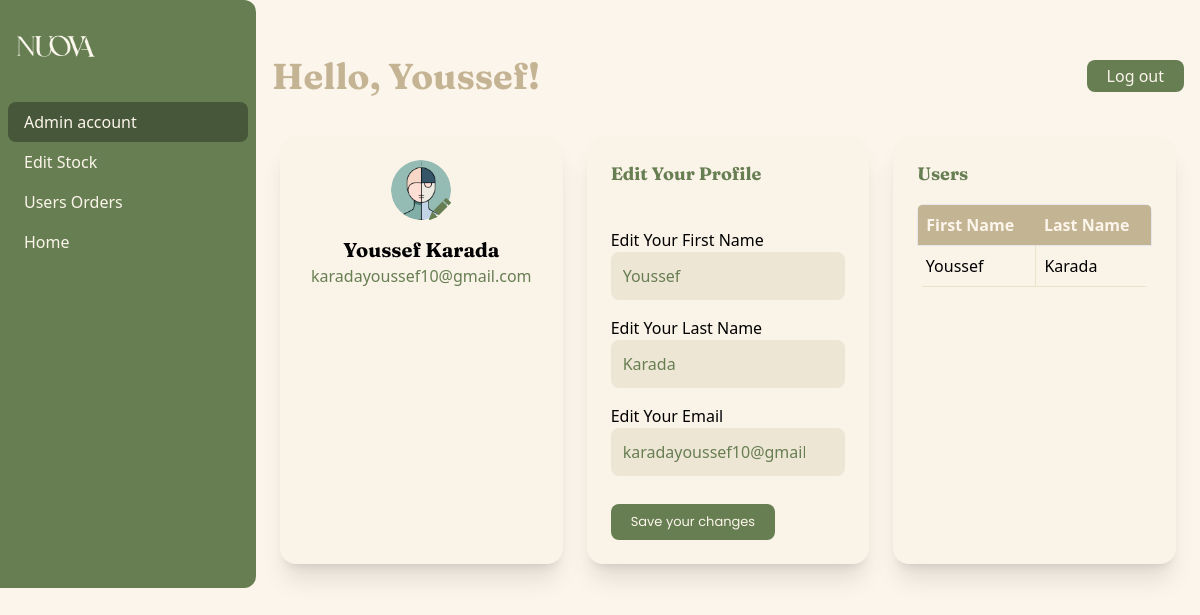
/accountadmin (signed in), run on an earlier commit of the app's database.
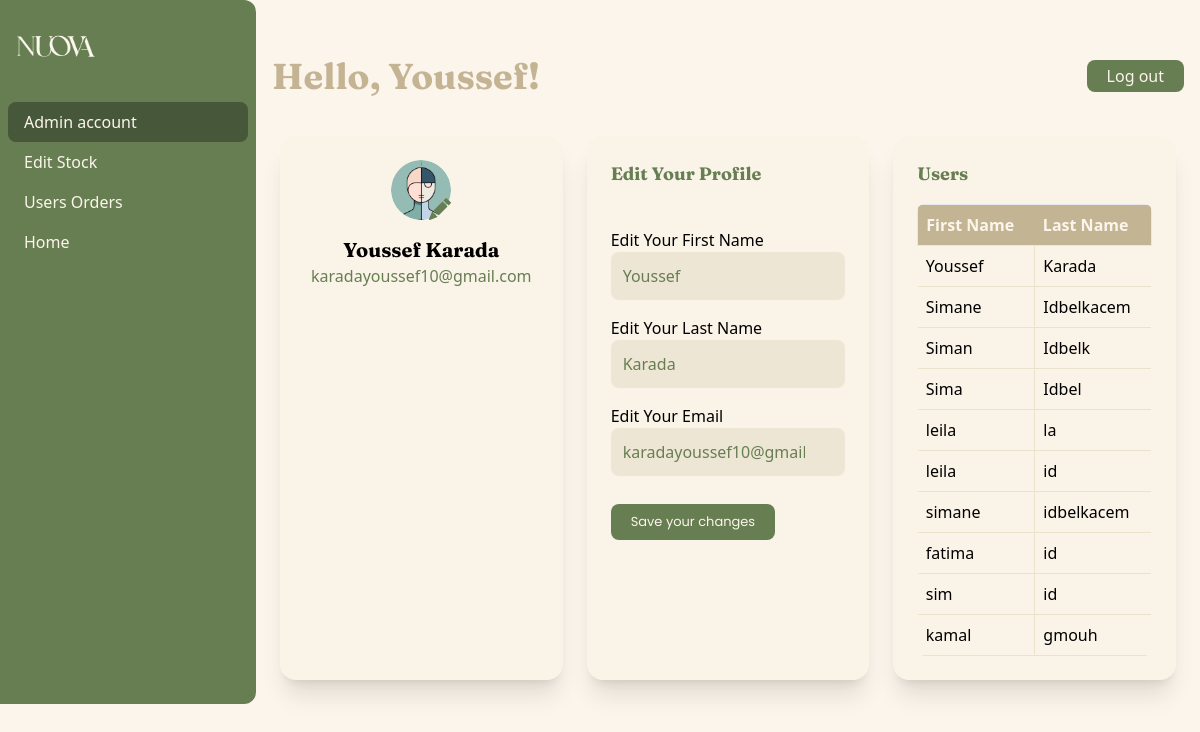
And on a later commit of the database.
### tables this page shows
CREATE TABLE "user" (
	"id"	INTEGER,
	"firstname"	TEXT NOT NULL,
	"lastname"	TEXT NOT NULL,
	"email"	TEXT NOT NULL UNIQUE,
	"password"	TEXT NOT NULL,
	"role"	TEXT NOT NULL DEFAULT 'client',
	PRIMARY KEY("id" AUTOINCREMENT)
);

### app.py (the view)
@app.route('/accountadmin')
@login_required
def accountadmin():
    with sqlite3.connect("db.db") as con:
        cur = con.cursor()
        cur.execute("SELECT firstname, lastname FROM user WHERE role != 'admin'")
        users = cur.fetchall()
    return render_template("accountadmin.html", user=current_user, users=users)

### app.py (called while the page is built)
@login_manager.user_loader
def load_user(user_id):
    with sqlite3.connect("db.db") as con:
        cur = con.cursor()
        cur.execute("SELECT * FROM user WHERE id=?", (user_id,))
        user_data = cur.fetchone()
        if user_data:
            return User(*user_data)
        return None

### templates/accountadmin.html (shortened to what this page needs)
<!DOCTYPE html>
<html lang="en">
<head>
    <script src="https://cdn.tailwindcss.com"></script>
</head>
<body class="bg-light">
    <main class="bg-light min-h-screen">
        <div class="flex">
            <aside class="w-64 bg-darkgreen rounded-r-xl text-light hidden md:block">
                <a href="{{ url_for('home') }}"><img src="{{ url_for('static', filename='images/NUOVAlogo2(white).png') }}" alt="logo" class="w-[79px] h-[30px] ml-4 mt-8"></a>
                <nav class="mt-6 font-medium text-[16px]">
                    <a href="#" class="block py-2 px-4 hover:bg-opacity-75 mx-2 bg-[#3C4A30] bg-opacity-75 rounded-lg mt-10">Admin account</a>
                    <a href="{{ url_for('productTable') }}" class=" mx-2 hover:bg-[#3C4A30] rounded-lg hover:rounded-lg hover:opacity-80  duration-300 block py-2 px-4 hover:bg-opacity-75  font-poppins">Edit Stock</a>
                    <a href="{{ url_for('orders') }}" class=" mx-2 hover:bg-[#3C4A30] rounded-lg hover:rounded-lg hover:opacity-80  duration-300 block py-2 px-4 hover:bg-opacity-75  ">Users Orders</a>
                    <a href="{{ url_for('home') }}" class="mx-2 hover:bg-[#3C4A30] rounded-lg hover:rounded-lg hover:opacity-80  duration-300 block py-2 px-4 hover:bg-opacity-75 ">Home</a>
                </nav>
            </aside>
            <div class="flex-1">
                <header class="bg-light p-4 flex justify-between items-center mt-10">
                    <h2 class="text-4xl font-fraun text-beige font-bold">Hello, {{ user.firstname }}!</h2>
                    <button id="logoutButton" class="bg-darkgreen text-light py-1 px-5 rounded-lg hover:rounded-lg hover:opacity-80  duration-300">Log out</button>
                </header>
                <div class="p-6">
                    <div class="grid grid-cols-1 md:grid-cols-2 lg:grid-cols-3 gap-6">
                        <div class="bg-lightbeige bg-opacity-10 rounded-2xl shadow-xl p-6">
                            <div class="flex flex-col items-center">
                                <div class="relative">
                                    <img id="admin-image" src="{{ url_for('static', filename='images/admin.png') }}" alt="" class="w-[60px] h-[60px] cursor-pointer rounded-full object-cover">
                                    <button id="edit-image-btn" class="absolute bottom-0 right-0  hover:bg-opacity-80 transition-opacity duration-300">
                                    </button>
                                </div>
                                <h2 class="text-xl font-fraun font-bold mt-4">{{ user.firstname }} {{ user.lastname }}</h2>
                                <p class="text-darkgreen">{{ user.email }}</p>
                            </div>
                        </div>
                        <div class="bg-lightbeige bg-opacity-10 rounded-2xl shadow-xl p-6">
                            <h3 class="text-lg font-fraun font-bold mb-4 text-darkgreen">Edit Your Profile</h3>
                            <form action="{{ url_for('update_data', id=user.id) }}" method="POST" class=" rounded-3xl mt-10  ">
                                <label for="" class="">Edit Your First Name</label>
                                <input type="text" id="firstname" name="firstname" value="{{ user.firstname }}" placeholder="Edit Your First Name" class="py-3 bg-[#D2C5AA] bg-opacity-30 rounded-lg outline-none pl-3 pr-10 text-darkgreen lg:w-[100%] md:w-[90%] mb-4 placeholder-darkgreen"><br>
                                <label for="">Edit Your Last Name</label>
                                <input type="text" id="lastname" name="lastname" value="{{ user.lastname }}" placeholder="Edit Your Last Name" class="py-3 bg-[#D2C5AA] bg-opacity-30 rounded-lg outline-none pl-3 pr-10 text-darkgreen lg:w-[100%]  md:w-[90%] mb-4 placeholder-darkgreen"><br>
                                <label for="">Edit Your Email</label>
                                <input type="email" id="email" name="email" value="{{ user.email }}" placeholder="Edit Your Email" class="py-3 bg-[#D2C5AA] bg-opacity-30 rounded-lg outline-none pl-3 pr-10 text-darkgreen lg:w-[100%]  md:w-[90%] mb-4 placeholder-darkgreen"><br>
                                <button type="submit" class="bg-darkgreen text-light font-pop py-2 px-5 rounded-lg mt-3 text-[13px] hover:opacity-80 transition-opacity duration-300">Save your changes</button>
                            </form>
                        </div>
                        <div class="bg-lightbeige bg-opacity-10 rounded-2xl shadow-xl p-6">
                            <h3 class="text-lg font-fraun font-bold mb-4 text-darkgreen">Users</h3>
                            {% if users %}
                            <div class="max-h-[70vh] overflow-y-auto rounded-lg">
                                <table class="w-full border-collapse overflow-y">
                                    <thead class="sticky top-0 bg-beige  z-10">
                                      <tr class="bg-beige border bg-opacity-65 text-light">
                                            <th class="p-2 text-left">First Name</th>
                                            <th class=" p-2 text-left">Last Name</th>
                                        </tr>
                                    </thead>
                                    <tbody>
                                        {% for user in users %}
                                        <tr class="hover:bg-lightbeige hover:bg-opacity-25 transition-colors duration-300">
                                            <td class="border-r border-b border-lightbeige p-2">{{ user[0] }}</td>
                                            <td class="border-b border-lightbeige p-2">{{ user[1] }}</td>
                                        </tr>
                                        {% endfor %}
                                    </tbody>
                                </table>
                                {% else %}
                                    <p>No users found.</p>
                                {% endif %}
                            </div>
                        </div>
                    </div>
                </div>
            </div>
        </div>
    </main>
</body>
</html>

What changed in the data, as far as the page shows it:
added user: firstname "Simane", lastname "Idbelkacem"
added user: firstname "Siman", lastname "Idbelk"
added user: firstname "Sima", lastname "Idbel"
added user: firstname "leila", lastname "la"
added user: firstname "leila", lastname "id"
added user: firstname "simane", lastname "idbelkacem"
added user: firstname "fatima", lastname "id"
added user: firstname "sim", lastname "id"
added user: firstname "kamal", lastname "gmouh"
